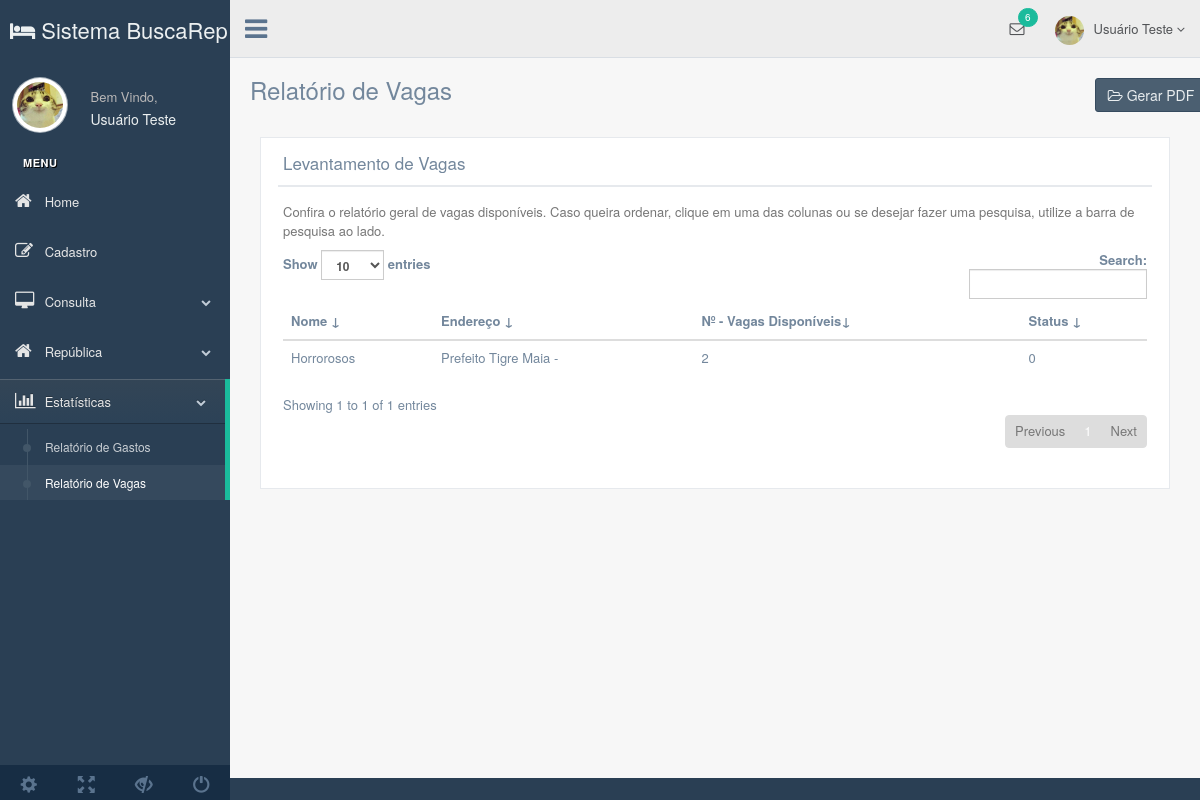
/production/relatorio_vagas.php, run on the app's committed database.
### tables this page shows
CREATE TABLE `republica` (
  `id` int(8) NOT NULL,
  `name` varchar(25) NOT NULL,
  `type` varchar(10) NOT NULL,
  `state` varchar(20) NOT NULL,
  `city` varchar(30) NOT NULL,
  `street` varchar(45) NOT NULL,
  `neighborhood` varchar(20) NOT NULL,
  `number` int(4) NOT NULL,
  `complement` varchar(15) DEFAULT NULL,
  `email` varchar(45) NOT NULL,
  `phone` varchar(20) NOT NULL,
  `qtd` int(2) NOT NULL,
  `services` varchar(80) DEFAULT NULL,
  `agency` varchar(20) NOT NULL,
  `dweller` int(2) NOT NULL DEFAULT '0',
  `able` tinyint(1) NOT NULL DEFAULT '1',
  `img_name` varchar(40) DEFAULT NULL,
  `responsavel` varchar(20) NOT NULL,
  `ativo` tinyint(1) NOT NULL DEFAULT '1'
);

### production/relatorio_vagas.php (the view, shortened to what this page needs)
<?php
include_once('connection/connect.php');
$comando = "SELECT * FROM republica";
$resultado = mysqli_query($conn, $comando);
?>
<!DOCTYPE html>
<html lang="en">
  <head>
    <link href="../vendors/bootstrap/dist/css/bootstrap.min.css" rel="stylesheet">
    <link href="../vendors/font-awesome/css/font-awesome.min.css" rel="stylesheet">
    <link href="../vendors/nprogress/nprogress.css" rel="stylesheet">
    <link href="../build/css/custom.min.css" rel="stylesheet">
  </head>
  <body class="nav-md">
    <div class="container body">
      <div class="main_container">
        <div class="col-md-3 left_col">
          <div class="left_col scroll-view">
           <div class="navbar nav_title" style="border: 0;"><a href="user_home.php" class="site_title"><em class="fa fa-hotel"></em> <span>Sistema BuscaRep</span></a></div>
            <div class="profile clearfix">
              <div class="profile_pic">
                <img src="images/img.jpg" alt="..." class="img-circle profile_img">
              </div>
              <div class="profile_info">
                <span>Bem Vindo,</span>
                <h2>Usuário Teste</h2>
              </div>
              <div class="clearfix"></div>
            </div>
            <br />
            <div id="sidebar-menu" class="main_menu_side hidden-print main_menu">
              <div class="menu_section">
                <h3>Menu</h3>
                <ul class="nav side-menu">
                  <li><a href="user_home.php"><em class="fa fa-home"></em> Home </a></li>
                  <li><a><em class="fa fa-edit"></em> Cadastro </a>
                  </li>
                  <li><a><em class="fa fa-desktop"></em> Consulta<span class="fa fa-chevron-down"></span></a>
                  </li>
                  <li><a><em class="fa fa-home"></em> República <span class="fa fa-chevron-down"></span></a>
                  <li><a><em class="fa fa-bar-chart-o"></em> Estatísticas <span class="fa fa-chevron-down"></span></a>
                    <ul class="nav child_menu">
                      <li><a href="relatorio_gastos.php">Relatório de Gastos</a></li>
                      <li><a href="relatorio_vagas.php">Relatório de Vagas</a></li>
                   	</ul>
                  </li>
                </ul>
              </div>
            </div>
            <div class="sidebar-footer hidden-small">
              <a data-toggle="tooltip" data-placement="top" title="Settings">
                <span class="glyphicon glyphicon-cog" aria-hidden="true"></span>
              </a>
              <a data-toggle="tooltip" data-placement="top" title="FullScreen">
                <span class="glyphicon glyphicon-fullscreen" aria-hidden="true"></span>
              </a>
              <a data-toggle="tooltip" data-placement="top" title="Lock">
                <span class="glyphicon glyphicon-eye-close" aria-hidden="true"></span>
              </a>
              <a data-toggle="tooltip" data-placement="top" title="Logout">
                <span class="glyphicon glyphicon-off" aria-hidden="true"></span>
              </a>
            </div>
          </div>
        </div>
        <div class="top_nav">
          <div class="nav_menu">
            <nav>
              <div class="nav toggle">
                <a id="menu_toggle"><i class="fa fa-bars"></i></a>
              </div>
              <ul class="nav navbar-nav navbar-right">
                <li class="">
                  <a href="javascript:;" class="user-profile dropdown-toggle" data-toggle="dropdown" aria-expanded="false">
                    <img src="images/img.jpg" alt="">Usuário Teste
                    <span class=" fa fa-angle-down"></span>
                  </a>
                </li>
                <li role="presentation" class="dropdown">
                  <a href="javascript:;" class="dropdown-toggle info-number" data-toggle="dropdown" aria-expanded="false">
                    <i class="fa fa-envelope-o"></i>
                    <span class="badge bg-green">6</span>
                  </a>
                </li>
              </ul>
            </nav>
          </div>
        </div>
        <div class="right_col" role="main">
          <div class="">
            <div class="page-title">
              <div class="title_left"><h3>Relatório de Vagas</h3></div>
              <div class="title_right">
                <div class="col-md-5 col-sm-5 col-xs-12 form-group pull-right top_search col-lg-2">
                  <div class="input-group">
                    <button type="button" class="btn btn-dark"><em class="fa fa-folder-open-o"></em> Gerar PDF</button>
			     </div>
                </div>
              </div>
            </div>
            <div class="col-md-12 col-sm-12 col-xs-12 col-lg-12">
                <div class="x_panel">
                  <div class="x_title">
                    <h2>Levantamento de Vagas<small>Repúblicas</small></h2>
                    <div class="clearfix"></div>
                  </div>
                  <div class="x_content">
                    <p class="text-muted font-13 m-b-30">
                      Confira o relatório geral de vagas disponíveis. Caso queira ordenar, clique em uma das colunas ou se desejar fazer uma pesquisa, utilize a barra de pesquisa ao lado.
                    </p>
                    <table id="datatable" class="table">
                      <thead>
                        <tr>
                          <th>Nome ↓</th>
                          <th>Endereço ↓</th>
                          <th>Nº - Vagas Disponíveis↓</th>
                          <th>Status ↓</th>
                        </tr>
                      </thead>
                      <tbody>
                      <?php while($dado = mysqli_fetch_array($resultado)){ ?>
						  <tr>
                          <td><?php echo $dado["name"];?></td>
                          <td><?php echo $dado["street"];?> - <?php echo $dado["neighboor"];?></td>
                          <td><?php echo $dado["qtd"];?></td>
                          <td><?php echo $dado["able"];?></font></td>
                        </tr>
                        <?php } ?>
                        </tbody>
                    </table>
                  </div>
               </div>
            </div>
        </div>
       </div>
      </div>
</body>
</html>

### data on the page
republica: name "Horrorosos", street "Prefeito Tigre Maia", qtd "2", able "0"
